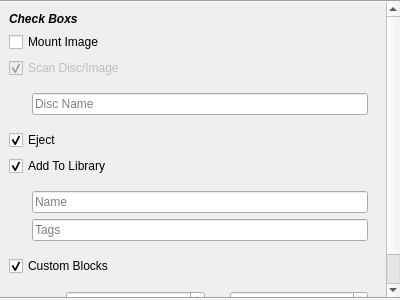
<?xml version="1.0" encoding="UTF-8"?>
<ui version="4.0">
 <class>OptionsUi</class>
 <widget class="QWidget" name="OptionsUi">
  <property name="geometry">
   <rect>
    <x>0</x>
    <y>0</y>
    <width>400</width>
    <height>300</height>
   </rect>
  </property>
  <property name="windowTitle">
   <string>Form</string>
  </property>
  <layout class="QVBoxLayout" name="verticalLayout">
   <property name="spacing">
    <number>0</number>
   </property>
   <property name="margin">
    <number>0</number>
   </property>
   <item>
    <widget class="Line" name="line">
     <property name="orientation">
      <enum>Qt::Horizontal</enum>
     </property>
    </widget>
   </item>
   <item>
    <widget class="QScrollArea" name="scrollArea">
     <property name="frameShape">
      <enum>QFrame::NoFrame</enum>
     </property>
     <property name="frameShadow">
      <enum>QFrame::Plain</enum>
     </property>
     <property name="horizontalScrollBarPolicy">
      <enum>Qt::ScrollBarAlwaysOff</enum>
     </property>
     <property name="widgetResizable">
      <bool>true</bool>
     </property>
     <widget class="QWidget" name="scrollAreaWidgetContents">
      <property name="geometry">
       <rect>
        <x>0</x>
        <y>0</y>
        <width>400</width>
        <height>294</height>
       </rect>
      </property>
      <layout class="QVBoxLayout" name="verticalLayout_2">
       <item>
        <widget class="QLabel" name="label">
         <property name="font">
          <font>
           <weight>75</weight>
           <italic>true</italic>
           <bold>true</bold>
          </font>
         </property>
         <property name="text">
          <string>Check Boxs</string>
         </property>
        </widget>
       </item>
       <item>
        <widget class="QCheckBox" name="mount_check">
         <property name="text">
          <string>Mount Image</string>
         </property>
        </widget>
       </item>
       <item>
        <widget class="QCheckBox" name="scan_check">
         <property name="enabled">
          <bool>false</bool>
         </property>
         <property name="text">
          <string>Scan Disc/Image</string>
         </property>
         <property name="checked">
          <bool>true</bool>
         </property>
        </widget>
       </item>
       <item>
        <widget class="QWidget" name="scan_widget" native="true">
         <layout class="QVBoxLayout" name="verticalLayout_3">
          <property name="leftMargin">
           <number>23</number>
          </property>
          <item>
           <widget class="QLineEdit" name="scan_line">
            <property name="placeholderText">
             <string>Disc Name</string>
            </property>
           </widget>
          </item>
         </layout>
        </widget>
       </item>
       <item>
        <widget class="QCheckBox" name="eject_check">
         <property name="text">
          <string>Eject</string>
         </property>
         <property name="checked">
          <bool>true</bool>
         </property>
        </widget>
       </item>
       <item>
        <widget class="QCheckBox" name="library_check">
         <property name="text">
          <string>Add To Library</string>
         </property>
         <property name="checked">
          <bool>true</bool>
         </property>
        </widget>
       </item>
       <item>
        <widget class="QWidget" name="library_widget" native="true">
         <layout class="QVBoxLayout" name="verticalLayout_4">
          <property name="leftMargin">
           <number>23</number>
          </property>
          <item>
           <widget class="QLineEdit" name="library_name_line">
            <property name="placeholderText">
             <string>Name</string>
            </property>
           </widget>
          </item>
          <item>
           <widget class="QLineEdit" name="library_tags_line">
            <property name="placeholderText">
             <string>Tags</string>
            </property>
           </widget>
          </item>
         </layout>
        </widget>
       </item>
       <item>
        <widget class="QCheckBox" name="custom_check">
         <property name="text">
          <string>Custom Blocks</string>
         </property>
         <property name="checked">
          <bool>true</bool>
         </property>
        </widget>
       </item>
       <item>
        <widget class="QWidget" name="custom_widget" native="true">
         <layout class="QHBoxLayout" name="horizontalLayout">
          <property name="leftMargin">
           <number>23</number>
          </property>
          <item>
           <widget class="QLabel" name="label_5">
            <property name="sizePolicy">
             <sizepolicy hsizetype="Fixed" vsizetype="Preferred">
              <horstretch>0</horstretch>
              <verstretch>0</verstretch>
             </sizepolicy>
            </property>
            <property name="text">
             <string>From</string>
            </property>
           </widget>
          </item>
          <item>
           <widget class="QSpinBox" name="custom_from_spin"/>
          </item>
          <item>
           <widget class="QLabel" name="label_6">
            <property name="sizePolicy">
             <sizepolicy hsizetype="Fixed" vsizetype="Preferred">
              <horstretch>0</horstretch>
              <verstretch>0</verstretch>
             </sizepolicy>
            </property>
            <property name="text">
             <string>To</string>
            </property>
           </widget>
          </item>
          <item>
           <widget class="QSpinBox" name="custom_to_spin"/>
          </item>
         </layout>
        </widget>
       </item>
       <item>
        <spacer name="verticalSpacer">
         <property name="orientation">
          <enum>Qt::Vertical</enum>
         </property>
         <property name="sizeHint" stdset="0">
          <size>
           <width>20</width>
           <height>40</height>
          </size>
         </property>
        </spacer>
       </item>
      </layout>
     </widget>
    </widget>
   </item>
   <item>
    <widget class="Line" name="line_2">
     <property name="orientation">
      <enum>Qt::Horizontal</enum>
     </property>
    </widget>
   </item>
  </layout>
 </widget>
 <resources/>
 <connections/>
</ui>
